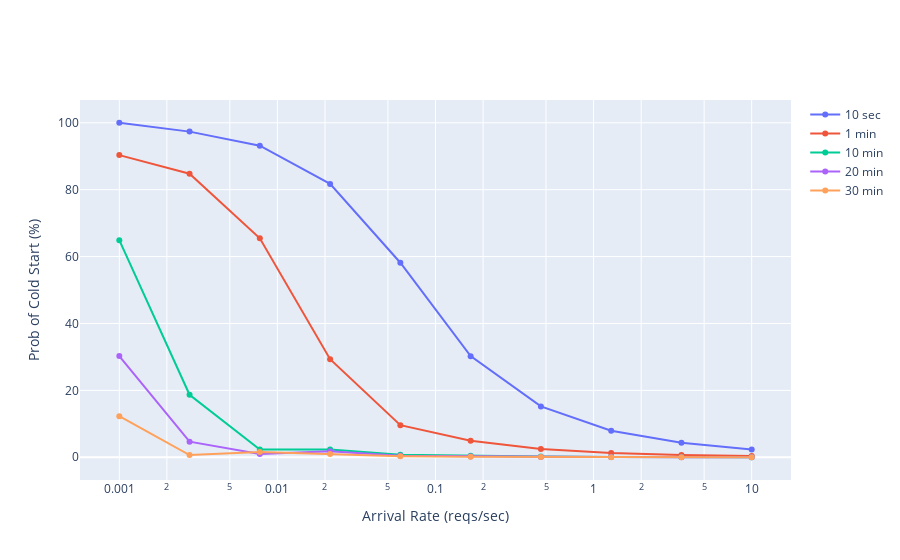

The cell this chart's notebook holds for it:
### Code cell
plot_fig_for_col('prob_cold_percent', 'Prob of Cold Start (%)')

### Figure 1 — Plotly figure (JSON) as saved in the notebook; plotly's stock layout.template omitted (floating-point values rounded to 4 significant figures)
{"data": [{"mode": "markers+lines", "name": "10 sec", "type": "scatter", "x": [0.001, 0.002783, 0.007743, 0.02154, 0.05995, 0.1668, 0.4642, 1.292, 3.594, 10], "y": [100, 97.35, 93.15, 81.72, 58.16, 30.24, 15.2, 7.961, 4.325, 2.361]}, {"mode": "markers+lines", "name": "1 min", "type": "scatter", "x": [0.001, 0.002783, 0.007743, 0.02154, 0.05995, 0.1668, 0.4642, 1.292, 3.594, 10], "y": [90.32, 84.75, 65.46, 29.32, 9.603, 4.962, 2.515, 1.27, 0.6654, 0.3715]}, {"mode": "markers+lines", "name": "10 min", "type": "scatter", "x": [0.001, 0.002783, 0.007743, 0.02154, 0.05995, 0.1668, 0.4642, 1.292, 3.594, 10], "y": [64.89, 18.69, 2.351, 2.299, 0.7866, 0.4531, 0.2095, 0.1029, 0.06188, 0.031]}, {"mode": "markers+lines", "name": "20 min", "type": "scatter", "x": [0.001, 0.002783, 0.007743, 0.02154, 0.05995, 0.1668, 0.4642, 1.292, 3.594, 10], "y": [30.28, 4.659, 0.9685, 1.838, 0.4408, 0.2606, 0.1061, 0.0543, 0.0326, 0.01762]}, {"mode": "markers+lines", "name": "30 min", "type": "scatter", "x": [0.001, 0.002783, 0.007743, 0.02154, 0.05995, 0.1668, 0.4642, 1.292, 3.594, 10], "y": [12.28, 0.6536, 1.554, 0.9533, 0.3475, 0.1675, 0.07348, 0.04103, 0.02394, 0.01211]}], "layout": {"xaxis": {"title": {"text": "Arrival Rate (reqs/sec)"}, "type": "log"}, "yaxis": {"title": {"text": "Prob of Cold Start (%)"}}}}
